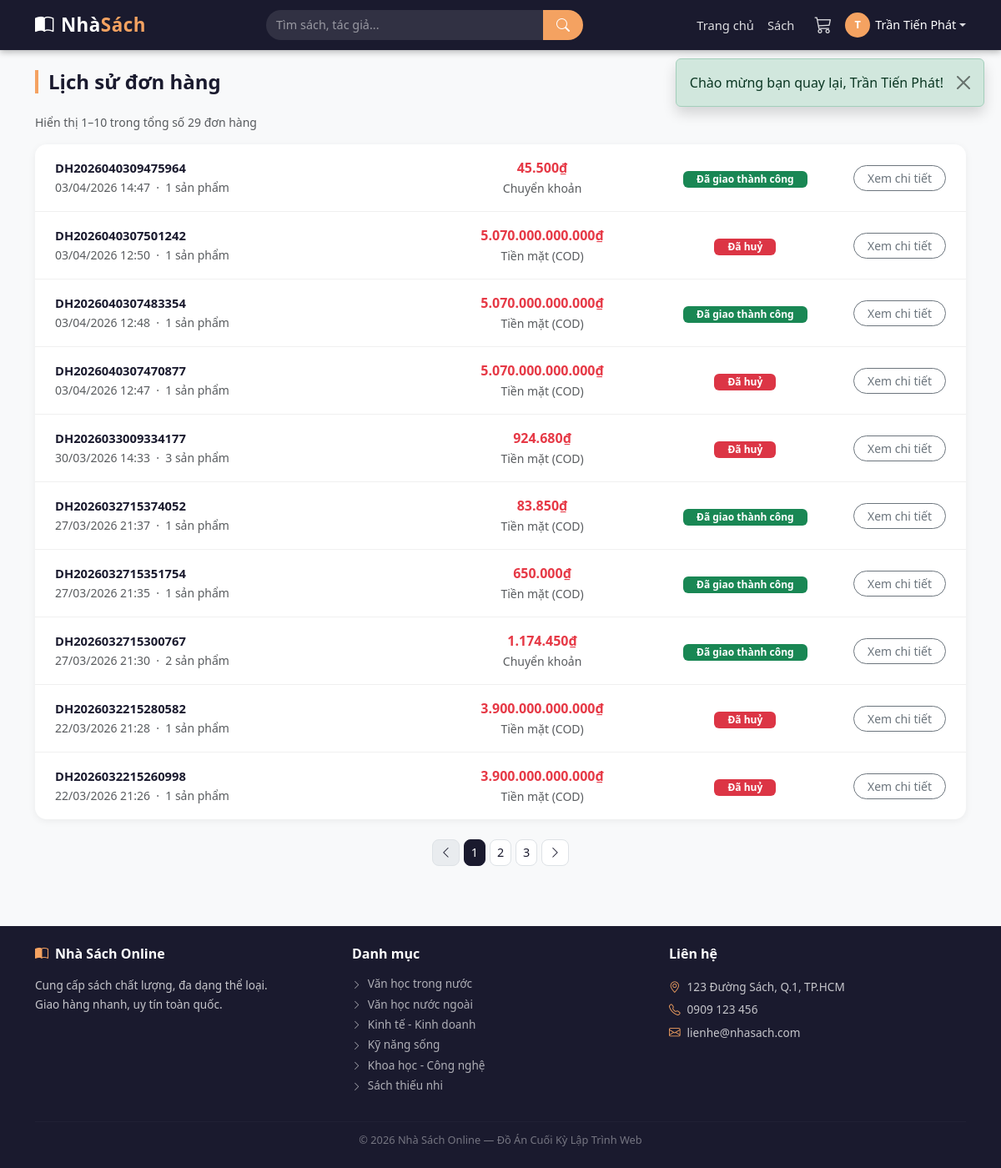
The app's page /orders.php (signed in) with its own data.
### tables this page shows
CREATE TABLE `don_hang` (
  `id` int(11) NOT NULL,
  `ma_don` varchar(20) NOT NULL,
  `khach_hang_id` int(11) NOT NULL,
  `ngay_dat` datetime DEFAULT current_timestamp(),
  `ten_nguoi_nhan` varchar(100) NOT NULL,
  `so_dien_thoai` varchar(15) NOT NULL,
  `dia_chi` varchar(255) NOT NULL,
  `phuong_xa` varchar(100) DEFAULT NULL,
  `tinh_tp` varchar(100) DEFAULT NULL,
  `phuong_thuc_tt` enum('tien_mat','chuyen_khoan','truc_tuyen') NOT NULL DEFAULT 'tien_mat',
  `tong_tien` decimal(15,2) NOT NULL,
  `trang_thai` enum('cho_xu_ly','da_xac_nhan','da_giao','da_huy') NOT NULL DEFAULT 'cho_xu_ly',
  `ghi_chu` text DEFAULT NULL
);

CREATE TABLE `the_loai` (
  `id` int(11) NOT NULL,
  `ten` varchar(100) NOT NULL,
  `mo_ta` text DEFAULT NULL,
  `trang_thai` tinyint(1) NOT NULL DEFAULT 1
);

### orders.php (the view, shortened to what this page needs)
<?php
require_once 'includes/header.php';
$kh_id = $_SESSION['khach_hang_id'];
$per_page = 10;
$trang_hien_tai = max(1, (int)($_GET['trang'] ?? 1));
$offset = ($trang_hien_tai - 1) * $per_page;
$stmt = $pdo->prepare("SELECT COUNT(*) FROM don_hang WHERE khach_hang_id = ?");
$stmt->execute([$kh_id]);
$tong_don = (int)$stmt->fetchColumn();
$tong_trang = (int)ceil($tong_don / $per_page);
$trang_hien_tai = min($trang_hien_tai, max(1, $tong_trang));
$stmt = $pdo->prepare("
    SELECT dh.*,
           COUNT(ct.id) AS so_sach
    FROM don_hang dh
    LEFT JOIN chi_tiet_don_hang ct ON ct.don_hang_id = dh.id
    WHERE dh.khach_hang_id = ?
    GROUP BY dh.id
    ORDER BY dh.ngay_dat DESC
    LIMIT ? OFFSET ?
");
$stmt->bindValue(1, $kh_id, PDO::PARAM_INT);
$stmt->bindValue(2, $per_page, PDO::PARAM_INT);
$stmt->bindValue(3, $offset, PDO::PARAM_INT);
$stmt->execute();
$don_hangs = $stmt->fetchAll();
$trang_thai_info = [
    'cho_xu_ly'   => ['label' => 'Chờ xử lý',        'class' => 'bg-warning text-dark'],
    'da_xac_nhan' => ['label' => 'Đã xác nhận',       'class' => 'bg-info text-white'],
    'da_giao'     => ['label' => 'Đã giao thành công','class' => 'bg-success text-white'],
    'da_huy'      => ['label' => 'Đã huỷ',            'class' => 'bg-danger text-white'],
];
$pt_label = [
    'tien_mat'     => 'Tiền mặt (COD)',
    'chuyen_khoan' => 'Chuyển khoản',
    'truc_tuyen'   => 'Trực tuyến',
];
?>
<div class="container py-4">
  <h4 class="section-title mb-4">Lịch sử đơn hàng</h4>
  <?php if (isset($don)): ?>
  <div class="mb-3">
    <a href="/nhasach/orders.php" class="text-muted" style="font-size:.88rem;">
      <i class="bi bi-arrow-left me-1"></i>Quay lại danh sách
    </a>
  </div>
  <div style="background:#fff; border-radius:14px; box-shadow:0 2px 10px rgba(0,0,0,.06); overflow:hidden;">
    <div class="px-4 py-3 d-flex justify-content-between align-items-center flex-wrap gap-2"
         style="background:#f8f9fa; border-bottom:1px solid #eee;">
      <div>
        <span class="fw-bold" style="color:#1a1a2e;">Mã đơn: <?= htmlspecialchars($don['ma_don']) ?></span>
        <small class="text-muted ms-3">
          <?= date('d/m/Y H:i', strtotime($don['ngay_dat'])) ?>
        </small>
      </div>
      <span class="badge <?= $trang_thai_info[$don['trang_thai']]['class'] ?> px-3 py-2">
        <?= $trang_thai_info[$don['trang_thai']]['label'] ?>
      </span>
    </div>
    <div class="px-4 py-3">
      <?php foreach ($chi_tiets as $ct): ?>
        <div class="d-flex align-items-center gap-3 mb-3">
          <?php if (!empty($ct['hinh']) && file_exists("uploads/" . $ct['hinh'])): ?>
            <img src="/nhasach/uploads/<?= htmlspecialchars($ct['hinh']) ?>"
                 style="width:55px; height:70px; object-fit:cover; border-radius:8px; flex-shrink:0;">
          <?php else: ?>
            <div style="width:55px; height:70px; background:#f0f0f0; border-radius:8px;
                        display:flex; align-items:center; justify-content:center; color:#ccc; flex-shrink:0;">
              <i class="bi bi-book fs-4"></i>
            </div>
          <?php endif; ?>
          <div style="flex:1;">
            <a href="/nhasach/book.php?id=<?= $ct['sach_id'] ?>"
               class="fw-semibold d-block" style="color:#1a1a2e; font-size:.9rem;">
              <?= htmlspecialchars($ct['ten_sach']) ?>
            </a>
            <small class="text-muted"><?= htmlspecialchars($ct['ma_sach']) ?></small>
          </div>
          <div class="text-end" style="flex-shrink:0;">
            <div style="font-size:.88rem; color:#666;">
              <?= number_format($ct['gia_ban_luc_dat'], 0, ',', '.') ?>₫ × <?= $ct['so_luong'] ?> <?= htmlspecialchars($ct['don_vi_tinh']) ?>
            </div>
            <div class="fw-bold" style="color:#e63946;">
              <?= number_format($ct['gia_ban_luc_dat'] * $ct['so_luong'], 0, ',', '.') ?>₫
            </div>
          </div>
        </div>
      <?php endforeach; ?>
      <hr>
      <div class="d-flex justify-content-between fw-bold">
        <span>Tổng thanh toán</span>
        <span style="color:#e63946; font-size:1.1rem;">
          <?= number_format($don['tong_tien'], 0, ',', '.') ?>₫
        </span>
      </div>
    </div>
    <div class="px-4 py-3" style="border-top:1px solid #f0f0f0; background:#fafafa;">
      <div class="row g-2" style="font-size:.88rem;">
        <div class="col-12 fw-semibold mb-1" style="color:#1a1a2e;">Thông tin giao hàng</div>
        <div class="col-5 text-muted">Người nhận</div>
        <div class="col-7"><?= htmlspecialchars($don['ten_nguoi_nhan']) ?></div>
        <div class="col-5 text-muted">Số điện thoại</div>
        <div class="col-7"><?= htmlspecialchars($don['so_dien_thoai']) ?></div>
        <div class="col-5 text-muted">Địa chỉ</div>
        <div class="col-7">
          <?= htmlspecialchars($don['dia_chi']) ?>,
          <?= htmlspecialchars($don['phuong_xa']) ?>,
          <?= htmlspecialchars($don['tinh_tp']) ?>
        </div>
        <div class="col-5 text-muted">Thanh toán</div>
        <div class="col-7"><?= $pt_label[$don['phuong_thuc_tt']] ?? '' ?></div>
        <?php if (!empty($don['ghi_chu'])): ?>
        <div class="col-5 text-muted">Ghi chú</div>
        <div class="col-7"><?= htmlspecialchars($don['ghi_chu']) ?></div>
        <?php endif; ?>
      </div>
    </div>
  </div>
  <?php else: ?>
  <?php if (empty($don_hangs)): ?>
    <div class="empty-state">
      <i class="bi bi-bag-x"></i>
      <h5>Bạn chưa có đơn hàng nào</h5>
      <p class="text-muted">Hãy chọn sách và đặt hàng ngay!</p>
      <a href="/nhasach/books.php" class="btn btn-accent px-4 mt-2">
        <i class="bi bi-shop me-2"></i>Mua sắm ngay
      </a>
    </div>
  <?php else: ?>
    <div class="d-flex justify-content-between align-items-center mb-3">
      <small class="text-muted">
        Hiển thị <?= $offset + 1 ?>–<?= min($offset + $per_page, $tong_don) ?>
        trong tổng số <?= $tong_don ?> đơn hàng
      </small>
    </div>
    <div style="background:#fff; border-radius:14px; box-shadow:0 2px 10px rgba(0,0,0,.06); overflow:hidden;">
      <?php foreach ($don_hangs as $i => $dh): ?>
        <div class="px-4 py-3 d-flex align-items-center gap-3 flex-wrap"
             style="border-bottom:<?= $i < count($don_hangs)-1 ? '1px solid #f0f0f0' : 'none' ?>;">
          <div style="flex:2; min-width:180px;">
            <div class="fw-bold" style="color:#1a1a2e; font-size:.92rem;">
              <?= htmlspecialchars($dh['ma_don']) ?>
            </div>
            <small class="text-muted">
              <?= date('d/m/Y H:i', strtotime($dh['ngay_dat'])) ?>
              &nbsp;·&nbsp; <?= $dh['so_sach'] ?> sản phẩm
            </small>
          </div>
          <div style="flex:1; text-align:center;">
            <div class="fw-bold" style="color:#e63946;">
              <?= number_format($dh['tong_tien'], 0, ',', '.') ?>₫
            </div>
            <small class="text-muted"><?= $pt_label[$dh['phuong_thuc_tt']] ?? '' ?></small>
          </div>
          <div style="flex:1; text-align:center;">
            <span class="badge <?= $trang_thai_info[$dh['trang_thai']]['class'] ?> px-3 py-1">
              <?= $trang_thai_info[$dh['trang_thai']]['label'] ?>
            </span>
          </div>
          <div style="flex-shrink:0;">
            <a href="/nhasach/orders.php?id=<?= $dh['id'] ?>"
               class="btn btn-sm btn-outline-secondary px-3" style="border-radius:20px;">
              Xem chi tiết
            </a>
          </div>
        </div>
      <?php endforeach; ?>
    </div>
    <?php if ($tong_trang > 1): ?>
    <nav class="mt-4 d-flex justify-content-center">
      <ul class="pagination pagination-sm mb-0" style="gap:4px;">
        <li class="page-item <?= $trang_hien_tai <= 1 ? 'disabled' : '' ?>">
          <a class="page-link" href="?trang=<?= $trang_hien_tai - 1 ?>"
             style="border-radius:8px;">
            <i class="bi bi-chevron-left"></i>
          </a>
        </li>
        <?php
        $start = max(1, $trang_hien_tai - 2);
        $end   = min($tong_trang, $start + 4);
        $start = max(1, $end - 4);
        ?>
        <?php for ($p = $start; $p <= $end; $p++): ?>
          <li class="page-item <?= $p === $trang_hien_tai ? 'active' : '' ?>">
            <a class="page-link" href="?trang=<?= $p ?>"
               style="border-radius:8px; <?= $p === $trang_hien_tai ? 'background:#1a1a2e; border-color:#1a1a2e;' : '' ?>">
              <?= $p ?>
            </a>
          </li>
        <?php endfor; ?>
        <li class="page-item <?= $trang_hien_tai >= $tong_trang ? 'disabled' : '' ?>">
          <a class="page-link" href="?trang=<?= $trang_hien_tai + 1 ?>"
             style="border-radius:8px;">
            <i class="bi bi-chevron-right"></i>
          </a>
        </li>
      </ul>
    </nav>
    <?php endif; ?>
  <?php endif; ?>
  <?php endif; ?>
</div>
<?php require_once 'includes/footer.php'; ?>

### includes/footer.php (shortened to what this page needs)
<footer class="mt-5" style="background:#1a1a2e; color: rgba(255,255,255,0.75);">
  <div class="container py-4">
    <div class="row g-4">
      <div class="col-md-4">
        <h6 class="text-white fw-bold mb-3">
          <i class="bi bi-book-half me-2" style="color:#f4a261;"></i>Nhà Sách Online
        </h6>
        <p style="font-size:0.85rem; line-height:1.7;">
          Cung cấp sách chất lượng, đa dạng thể loại.<br>
          Giao hàng nhanh, uy tín toàn quốc.
        </p>
      </div>
      <div class="col-md-4">
        <h6 class="text-white fw-bold mb-3">Danh mục</h6>
        <ul class="list-unstyled" style="font-size:0.85rem;">
          <?php
          try {
              $stmt = $pdo->query("SELECT id, ten FROM the_loai WHERE trang_thai = 1 LIMIT 6");
              while ($tl = $stmt->fetch()):
          ?>
            <li class="mb-1">
              <a href="/nhasach/books.php?the_loai=<?= $tl['id'] ?>"
                 style="color:rgba(255,255,255,0.65); text-decoration:none;"
                 onmouseover="this.style.color='#f4a261'" onmouseout="this.style.color='rgba(255,255,255,0.65)'">
                <i class="bi bi-chevron-right me-1" style="font-size:0.7rem;"></i>
                <?= htmlspecialchars($tl['ten']) ?>
              </a>
            </li>
          <?php
              endwhile;
          } catch (Exception $e) {  }
          ?>
        </ul>
      </div>
      <div class="col-md-4">
        <h6 class="text-white fw-bold mb-3">Liên hệ</h6>
        <ul class="list-unstyled" style="font-size:0.85rem; line-height:2;">
          <li><i class="bi bi-geo-alt me-2" style="color:#f4a261;"></i>123 Đường Sách, Q.1, TP.HCM</li>
          <li><i class="bi bi-telephone me-2" style="color:#f4a261;"></i>0909 123 456</li>
          <li><i class="bi bi-envelope me-2" style="color:#f4a261;"></i>lienhe@nhasach.com</li>
        </ul>
      </div>
    </div>
    <hr style="border-color: rgba(255,255,255,0.1); margin: 16px 0 12px;">
    <p class="text-center mb-0" style="font-size:0.8rem; color:rgba(255,255,255,0.4);">
      © <?= date('Y') ?> Nhà Sách Online — Đồ Án Cuối Kỳ Lập Trình Web
    </p>
  </div>
</footer>
</body>
</html>

### assets/css/style.css (style rules this page uses)
:root { --primary: #1a1a2e; --accent: #f4a261; --accent-dk: #e08c4a; --danger: #e63946; --light-bg: #f8f9fa; --card-radius: 12px; }
body { color: #2d2d2d; background: var(--light-bg); }
a { text-decoration: none; }
.pagination .page-link { border-radius: 8px !important; margin: 0 2px; border: 1px solid #dee2e6; color: var(--primary); font-size: 0.9rem; }
.pagination .page-item.active .page-link { background: var(--accent); border-color: var(--accent); color: #fff; }
.section-title { font-weight: 700; color: var(--primary); border-left: 4px solid var(--accent); padding-left: 12px; }

### includes/header.php (style rules this page uses)
body { font-family: 'Segoe UI', sans-serif; background: #f8f9fa; }

### records on screen
don_hang: ma_don "DH2026040309475964", ngay_dat "03/04/2026 14:47", so_sach "1", tong_tien "45.500", phuong_thuc_tt "Chuyển khoản", trang_thai "Đã giao thành công"
don_hang: ma_don "DH2026040307501242", ngay_dat "03/04/2026 12:50", so_sach "1", tong_tien "5.070.000.000.000", phuong_thuc_tt "Tiền mặt (COD)", trang_thai "Đã huỷ"
don_hang: ma_don "DH2026040307483354", ngay_dat "03/04/2026 12:48", so_sach "1", tong_tien "5.070.000.000.000", phuong_thuc_tt "Tiền mặt (COD)", trang_thai "Đã giao thành công"
don_hang: ma_don "DH2026040307470877", ngay_dat "03/04/2026 12:47", so_sach "1", tong_tien "5.070.000.000.000", phuong_thuc_tt "Tiền mặt (COD)", trang_thai "Đã huỷ"
don_hang: ma_don "DH2026033009334177", ngay_dat "30/03/2026 14:33", so_sach "3", tong_tien "924.680", phuong_thuc_tt "Tiền mặt (COD)", trang_thai "Đã huỷ"
don_hang: ma_don "DH2026032715374052", ngay_dat "27/03/2026 21:37", so_sach "1", tong_tien "83.850", phuong_thuc_tt "Tiền mặt (COD)", trang_thai "Đã giao thành công"
don_hang: ma_don "DH2026032715351754", ngay_dat "27/03/2026 21:35", so_sach "1", tong_tien "650.000", phuong_thuc_tt "Tiền mặt (COD)", trang_thai "Đã giao thành công"
don_hang: ma_don "DH2026032715300767", ngay_dat "27/03/2026 21:30", so_sach "2", tong_tien "1.174.450", phuong_thuc_tt "Chuyển khoản", trang_thai "Đã giao thành công"
don_hang: ma_don "DH2026032215280582", ngay_dat "22/03/2026 21:28", so_sach "1", tong_tien "3.900.000.000.000", phuong_thuc_tt "Tiền mặt (COD)", trang_thai "Đã huỷ"
don_hang: ma_don "DH2026032215260998", ngay_dat "22/03/2026 21:26", so_sach "1", tong_tien "3.900.000.000.000", phuong_thuc_tt "Tiền mặt (COD)", trang_thai "Đã huỷ"
the_loai: ten "Văn học trong nước"
the_loai: ten "Văn học nước ngoài"
the_loai: ten "Kinh tế - Kinh doanh"
the_loai: ten "Kỹ năng sống"
the_loai: ten "Khoa học - Công nghệ"
the_loai: ten "Sách thiếu nhi"

### other values on screen
mb_substr($_SESSION['khach_hang_ten'], 0, 1, 'UTF-8') "T"
$_SESSION['khach_hang_ten'] "Trần Tiến Phát"
$_SESSION['flash']['msg'] "Chào mừng bạn quay lại, Trần Tiến Phát!"
$offset + 1 "1"
min($offset + $per_page, $tong_don) "10"
$tong_don "29"
